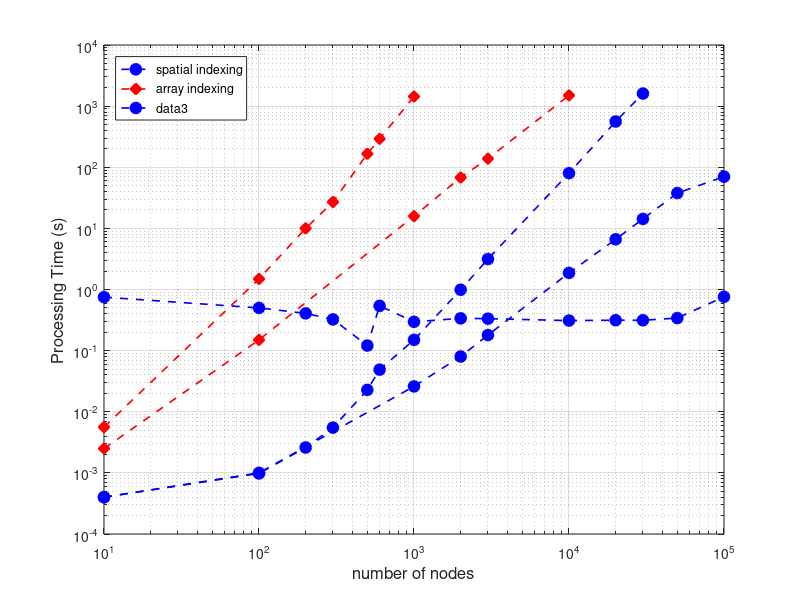

Write MATLAB code to recreate this figure.

%% SNR Data
node_1 = [10, 1e2, 1e3, 2e3, 3e3, 1e4, 2e4, 3e4, 5e4, 1e5];
snr_tree = [4.00E-04,1.00E-03,0.026,0.08,0.18,1.87,6.63,14.29,37.83,70];
node_2 = [10, 1e2, 1e3, 2e3, 3e3, 1e4];
snr_array=[2.50E-03,1.50E-01,15.83,67.94,138.319,1500];

%%
% figure;
loglog(node_1, snr_tree , '--ob', 'LineWidth',1.2,'MarkerSize',8, 'MarkerFaceColor','b');
hold on;
loglog(node_2, snr_array , '--dr', 'LineWidth',1.2,'MarkerSize',8, 'MarkerFaceColor','r');
grid on;
box on;
xlabel('number of nodes','FontSize',12);%, 'FontWeight','bold');
ylabel('Processing Time (s)','FontSize',12);%, 'FontWeight','bold');
legend({'spatial indexing','array indexing'}, 'Location','northwest');
%% SINR Data
node_3 = [10,1.00E+02,2.00E+02,3.00E+02,5.00E+02,6.00E+02,1.00E+03,2.00E+03,3.00E+03,1.00E+04,2.00E+04,3.00E+04];
sinr_tree = [4.00E-04,9.800E-04,26e-4, 55e-4, 228e-4, 0.0488, 0.15,0.99,3.15,80,560,1605];
node_4 = [10,1.00E+02,2.00E+02,3.00E+02,5.00E+02,6.00E+02,1.00E+03];
sinr_array = [0.0056,1.49,10,27,166,292, 1436];
%%
loglog(node_3, sinr_tree , '--ob', 'LineWidth',1.2,'MarkerSize',8, 'MarkerFaceColor','b');
hold on;
loglog(node_4, sinr_array , '--dr', 'LineWidth',1.2,'MarkerSize',8, 'MarkerFaceColor','r');
grid on;
box on;
xlabel('number of nodes','FontSize',12);%, 'FontWeight','bold');
ylabel('Processing Time (s)','FontSize',12);%, 'FontWeight','bold');
legend({'spatial indexing','array indexing'}, 'Location','northwest');
%%
node_5 = [10,1.00E+02,2.00E+02,3.00E+02,5.00E+02,6.00E+02,1.00E+03,2.00E+03,3.00E+03,1.00E+04,2.00E+04,3.00E+04, 5e4, 1e5];
load_time = [3.00E-04,5.00E-04,0.0024,0.0012,0.0023,0.0054,7.70E-03,0.027,0.06,0.58,2.087,4.489,12.9,53.15];
snr_tree = [4.00E-04,1.00E-03,5.90E-03,3.70E-03,1.90E-02,1.00E-02,0.026,0.08,0.18,1.87,6.63,14.29,37.83,70];
ratio=zeros(size(node_5));
for i=1:size(node_5,2)
    ratio(1,i) = load_time(1,i)/snr_tree(1,i);
end
%%
semilogx(node_5, ratio, '--ob', 'LineWidth',1.2,'MarkerSize',8, 'MarkerFaceColor','b');
grid on;
box on;
xlabel('number of nodes','FontSize',12);%, 'FontWeight','bold');
ylabel('Processing Time (s)','FontSize',12);%, 'FontWeight','bold');
% legend({'spatial indexing','array indexing'}, 'Location','northwest');
